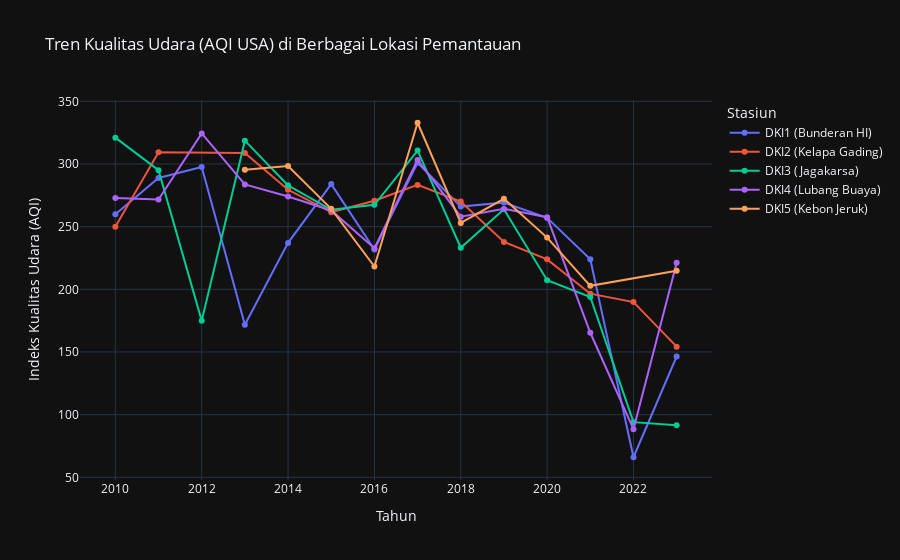

The code cell stored with this chart in its notebook:
### Code cell
# Fungsi untuk menghitung AQI berdasarkan rentang USA
def calculate_aqi(concentration, breakpoints, aqi_values):
    for i in range(len(breakpoints) - 1):
        if breakpoints[i] <= concentration <= breakpoints[i + 1]:
            aqi = ((aqi_values[i + 1] - aqi_values[i]) / (breakpoints[i + 1] - breakpoints[i])) * \
                  (concentration - breakpoints[i]) + aqi_values[i]
            return round(aqi)
    return np.nan  # Jika nilai di luar jangkauan

# Rentang untuk masing-masing polutan berdasarkan standar USA
pollutant_ranges = {
    'pm10': ([0, 54, 155, 255, 355, 425, 605], [0, 50, 100, 150, 200, 300, 500]),
    'so2': ([0, 35, 75, 185, 305, 605, 805], [0, 50, 100, 150, 200, 300, 500]),
    'no2': ([0, 53, 100, 360, 649, 1249, 2049], [0, 50, 100, 150, 200, 300, 500]),
    'co': ([0, 4.4, 9.4, 12.4, 15.4, 30.4, 40.4], [0, 50, 100, 150, 200, 300, 500]),
    'o3': ([0, 54, 70, 85, 105, 200, 404], [0, 50, 100, 150, 200, 300, 500])
}

# Menghitung AQI per polutan
data_aqi = data[['pm10', 'so2', 'no2', 'co', 'o3']].copy()  # Menggunakan fitur yang tersedia
for pollutant, (breakpoints, aqi_values) in pollutant_ranges.items():
    data_aqi[pollutant + '_AQI'] = data_aqi[pollutant].apply(lambda x: calculate_aqi(x, breakpoints, aqi_values))

# Mengambil nilai AQI maksimum sebagai AQI utama
data['AQI_True'] = data_aqi[[col for col in data_aqi.columns if '_AQI' in col]].max(axis=1)

# Menambahkan kolom 'tahun' dengan mengekstrak tahun dari kolom 'tanggal'
data['tahun'] = pd.to_datetime(data['tanggal']).dt.year

# 2. Agregasi rata-rata AQI per tahun dan per stasiun
aqi_trend = data.groupby(['tahun', 'stasiun'])['AQI_True'].mean().reset_index()
aqi_trend.columns = ['tahun', 'stasiun', 'AQI_True']

# 3. Visualisasi tren AQI berdasarkan perhitungan USA dengan Plotly
fig = px.line(aqi_trend, x='tahun', y='AQI_True', color='stasiun', markers=True,
              title='Tren Kualitas Udara (AQI USA) di Berbagai Lokasi Pemantauan',
              labels={'tahun': 'Tahun', 'AQI_True': 'Indeks Kualitas Udara (AQI)', 'stasiun': 'Stasiun'})
fig.update_layout(template='plotly_dark', legend_title='Stasiun')
fig.show()

### Figure 1 — Plotly figure (JSON) as saved in the notebook; plotly's stock layout.template omitted (floating-point values rounded to 4 significant figures)
{"data": [{"hovertemplate": "Stasiun=DKI1 (Bunderan HI)<br>Tahun=%{x}<br>Indeks Kualitas Udara (AQI)=%{y}<extra></extra>", "legendgroup": "DKI1 (Bunderan HI)", "line": {"color": "#636efa", "dash": "solid"}, "marker": {"symbol": "circle"}, "mode": "lines+markers", "name": "DKI1 (Bunderan HI)", "orientation": "v", "showlegend": true, "type": "scatter", "x": [2010, 2011, 2012, 2013, 2014, 2015, 2016, 2017, 2018, 2019, 2020, 2021, 2022, 2023], "xaxis": "x", "y": [259.9, 288.9, 297.6, 171.8, 237.1, 284.0, 231.7, 301.0, 266.0, 269.2, 257.0, 224.0, 66.0, 146.4], "yaxis": "y"}, {"hovertemplate": "Stasiun=DKI2 (Kelapa Gading)<br>Tahun=%{x}<br>Indeks Kualitas Udara (AQI)=%{y}<extra></extra>", "legendgroup": "DKI2 (Kelapa Gading)", "line": {"color": "#EF553B", "dash": "solid"}, "marker": {"symbol": "circle"}, "mode": "lines+markers", "name": "DKI2 (Kelapa Gading)", "orientation": "v", "showlegend": true, "type": "scatter", "x": [2010, 2011, 2013, 2014, 2015, 2016, 2017, 2018, 2019, 2020, 2021, 2022, 2023], "xaxis": "x", "y": [250.0, 309.4, 308.8, 279.4, 261.6, 270.7, 283.3, 270.0, 237.8, 223.9, 196.5, 189.8, 154.2], "yaxis": "y"}, {"hovertemplate": "Stasiun=DKI3 (Jagakarsa)<br>Tahun=%{x}<br>Indeks Kualitas Udara (AQI)=%{y}<extra></extra>", "legendgroup": "DKI3 (Jagakarsa)", "line": {"color": "#00cc96", "dash": "solid"}, "marker": {"symbol": "circle"}, "mode": "lines+markers", "name": "DKI3 (Jagakarsa)", "orientation": "v", "showlegend": true, "type": "scatter", "x": [2010, 2011, 2012, 2013, 2014, 2015, 2016, 2017, 2018, 2019, 2020, 2021, 2022, 2023], "xaxis": "x", "y": [321.0, 295.1, 175.0, 318.6, 283.0, 263.5, 267.5, 310.7, 233.2, 263.8, 207.2, 193.9, 94.0, 91.51], "yaxis": "y"}, {"hovertemplate": "Stasiun=DKI4 (Lubang Buaya)<br>Tahun=%{x}<br>Indeks Kualitas Udara (AQI)=%{y}<extra></extra>", "legendgroup": "DKI4 (Lubang Buaya)", "line": {"color": "#ab63fa", "dash": "solid"}, "marker": {"symbol": "circle"}, "mode": "lines+markers", "name": "DKI4 (Lubang Buaya)", "orientation": "v", "showlegend": true, "type": "scatter", "x": [2010, 2011, 2012, 2013, 2014, 2015, 2016, 2017, 2018, 2019, 2020, 2021, 2022, 2023], "xaxis": "x", "y": [272.8, 271.7, 324.4, 283.7, 274.0, 262.9, 232.8, 303.2, 257.9, 264.2, 257.5, 165.3, 88.43, 221.3], "yaxis": "y"}, {"hovertemplate": "Stasiun=DKI5 (Kebon Jeruk)<br>Tahun=%{x}<br>Indeks Kualitas Udara (AQI)=%{y}<extra></extra>", "legendgroup": "DKI5 (Kebon Jeruk)", "line": {"color": "#FFA15A", "dash": "solid"}, "marker": {"symbol": "circle"}, "mode": "lines+markers", "name": "DKI5 (Kebon Jeruk)", "orientation": "v", "showlegend": true, "type": "scatter", "x": [2013, 2014, 2015, 2016, 2017, 2018, 2019, 2020, 2021, 2023], "xaxis": "x", "y": [295.5, 298.3, 264.2, 218.2, 332.9, 253.0, 272.2, 241.3, 202.8, 214.8], "yaxis": "y"}], "layout": {"legend": {"title": {"text": "Stasiun"}, "tracegroupgap": 0}, "title": {"text": "Tren Kualitas Udara (AQI USA) di Berbagai Lokasi Pemantauan"}, "xaxis": {"anchor": "y", "domain": [0, 1], "title": {"text": "Tahun"}}, "yaxis": {"anchor": "x", "domain": [0, 1], "title": {"text": "Indeks Kualitas Udara (AQI)"}}}}
